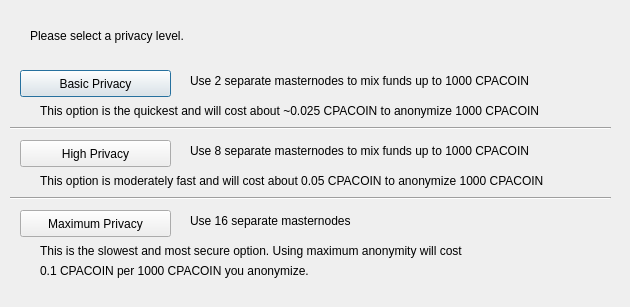
<?xml version="1.0" encoding="UTF-8"?>
<ui version="4.0">
 <class>DarksendConfig</class>
 <widget class="QDialog" name="DarksendConfig">
  <property name="geometry">
   <rect>
    <x>0</x>
    <y>0</y>
    <width>630</width>
    <height>307</height>
   </rect>
  </property>
  <property name="windowTitle">
   <string>Configure PrivateSend</string>
  </property>
  <widget class="QPushButton" name="buttonBasic">
   <property name="geometry">
    <rect>
     <x>20</x>
     <y>70</y>
     <width>151</width>
     <height>27</height>
    </rect>
   </property>
   <property name="text">
    <string>Basic Privacy</string>
   </property>
  </widget>
  <widget class="QPushButton" name="buttonHigh">
   <property name="geometry">
    <rect>
     <x>20</x>
     <y>140</y>
     <width>151</width>
     <height>27</height>
    </rect>
   </property>
   <property name="text">
    <string>High Privacy</string>
   </property>
  </widget>
  <widget class="QPushButton" name="buttonMax">
   <property name="geometry">
    <rect>
     <x>20</x>
     <y>210</y>
     <width>151</width>
     <height>27</height>
    </rect>
   </property>
   <property name="text">
    <string>Maximum Privacy</string>
   </property>
  </widget>
  <widget class="QLabel" name="label">
   <property name="geometry">
    <rect>
     <x>30</x>
     <y>20</y>
     <width>571</width>
     <height>31</height>
    </rect>
   </property>
   <property name="text">
    <string>Please select a privacy level.</string>
   </property>
  </widget>
  <widget class="QLabel" name="label_2">
   <property name="geometry">
    <rect>
     <x>190</x>
     <y>70</y>
     <width>421</width>
     <height>21</height>
    </rect>
   </property>
   <property name="text">
    <string>Use 2 separate masternodes to mix funds up to 1000 CPACOIN</string>
   </property>
  </widget>
  <widget class="QLabel" name="label_3">
   <property name="geometry">
    <rect>
     <x>190</x>
     <y>140</y>
     <width>411</width>
     <height>21</height>
    </rect>
   </property>
   <property name="text">
    <string>Use 8 separate masternodes to mix funds up to 1000 CPACOIN</string>
   </property>
  </widget>
  <widget class="QLabel" name="label_4">
   <property name="geometry">
    <rect>
     <x>190</x>
     <y>210</y>
     <width>421</width>
     <height>21</height>
    </rect>
   </property>
   <property name="text">
    <string>Use 16 separate masternodes</string>
   </property>
  </widget>
  <widget class="QLabel" name="label_6">
   <property name="geometry">
    <rect>
     <x>40</x>
     <y>100</y>
     <width>561</width>
     <height>21</height>
    </rect>
   </property>
   <property name="text">
    <string>This option is the quickest and will cost about ~0.025 CPACOIN to anonymize 1000 CPACOIN</string>
   </property>
  </widget>
  <widget class="QLabel" name="label_7">
   <property name="geometry">
    <rect>
     <x>40</x>
     <y>170</y>
     <width>561</width>
     <height>21</height>
    </rect>
   </property>
   <property name="text">
    <string>This option is moderately fast and will cost about 0.05 CPACOIN to anonymize 1000 CPACOIN</string>
   </property>
  </widget>
  <widget class="QLabel" name="label_8">
   <property name="geometry">
    <rect>
     <x>40</x>
     <y>240</y>
     <width>561</width>
     <height>21</height>
    </rect>
   </property>
   <property name="text">
    <string>This is the slowest and most secure option. Using maximum anonymity will cost</string>
   </property>
  </widget>
  <widget class="QLabel" name="label_9">
   <property name="geometry">
    <rect>
     <x>40</x>
     <y>260</y>
     <width>561</width>
     <height>21</height>
    </rect>
   </property>
   <property name="text">
    <string>0.1 CPACOIN per 1000 CPACOIN you anonymize.</string>
   </property>
  </widget>
  <widget class="Line" name="line">
   <property name="geometry">
    <rect>
     <x>10</x>
     <y>120</y>
     <width>601</width>
     <height>16</height>
    </rect>
   </property>
   <property name="orientation">
    <enum>Qt::Horizontal</enum>
   </property>
  </widget>
  <widget class="Line" name="line_2">
   <property name="geometry">
    <rect>
     <x>10</x>
     <y>190</y>
     <width>601</width>
     <height>16</height>
    </rect>
   </property>
   <property name="orientation">
    <enum>Qt::Horizontal</enum>
   </property>
  </widget>
 </widget>
 <resources/>
 <connections/>
</ui>
